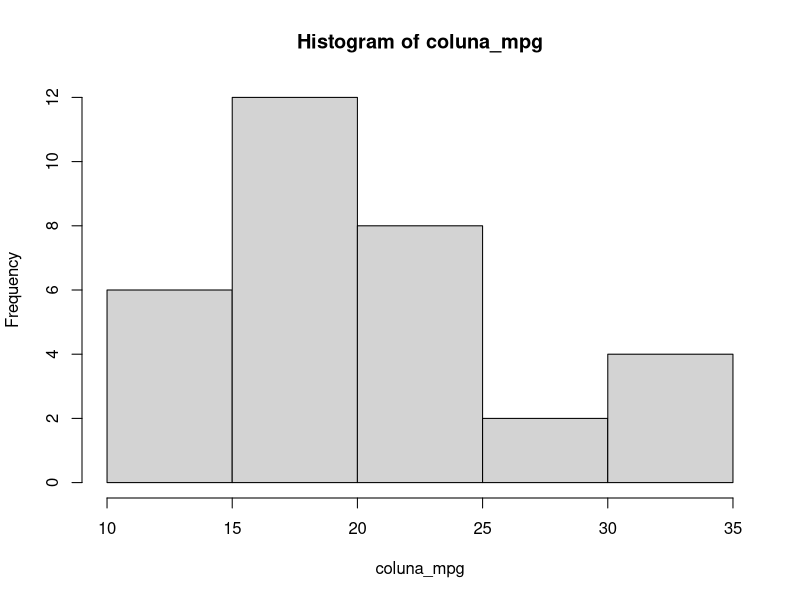
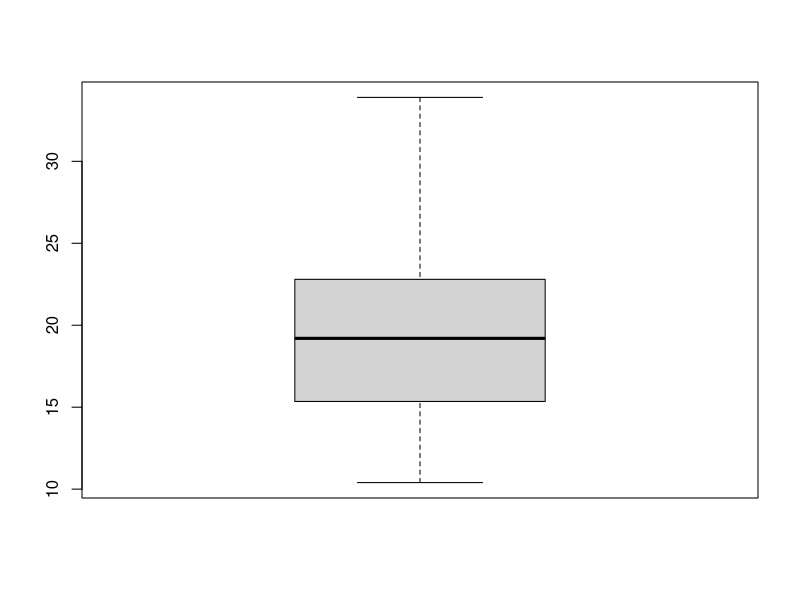
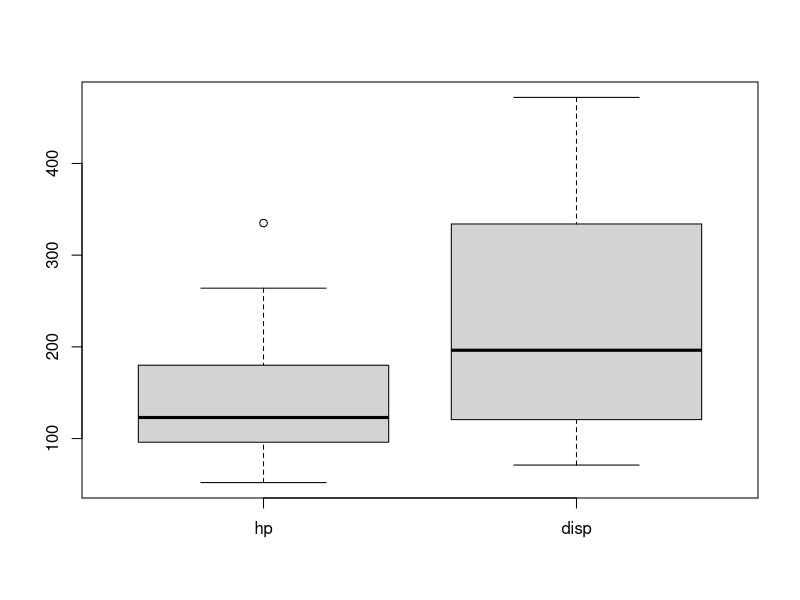
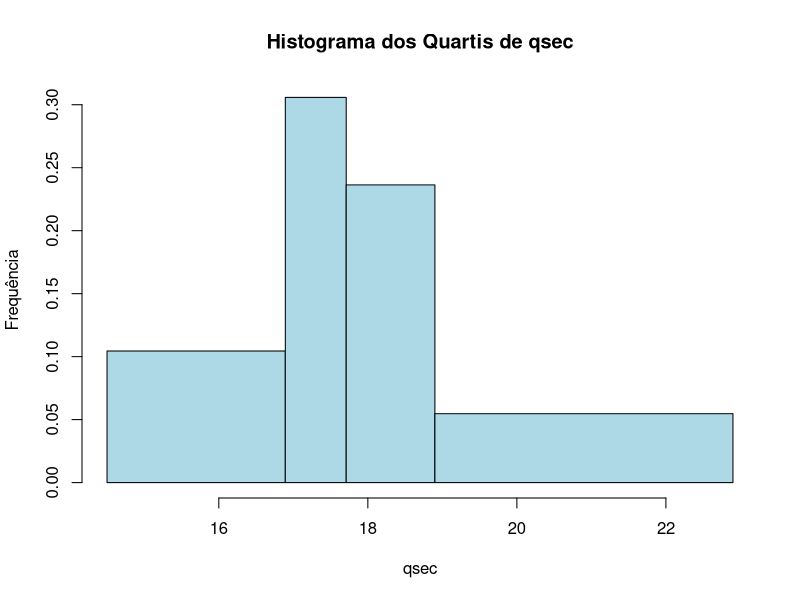
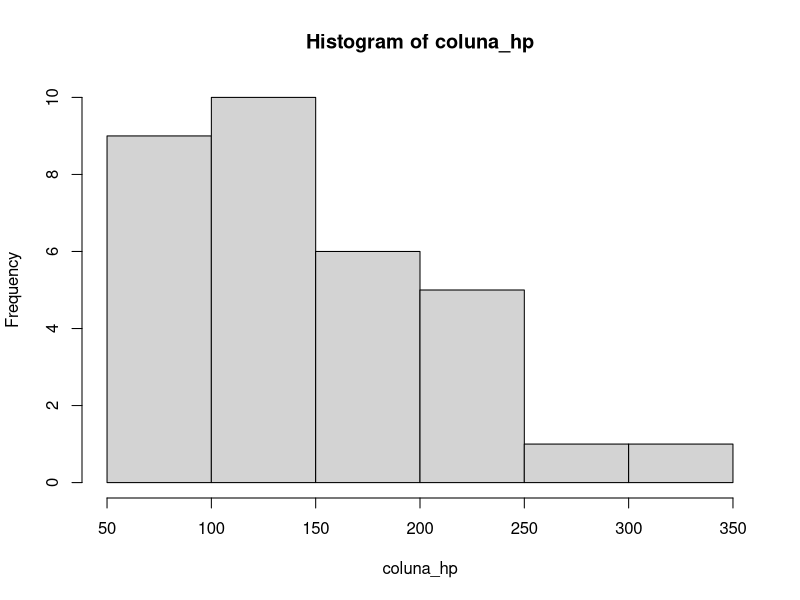

Write R code to recreate these figures, in order. (Note: this script raises an error after producing the figures.)
require(car)
require(dplyr)

## carregando base de dados (o csv)
data <- read.csv('mtcars.csv', sep = ';', dec = ',', encoding = "UTF-8")

## mostrar os dados em tabela
View(data)

## exibir as variaveis
glimpse(data)

## A) Com a coluna mpg que consta na base, calcular: mínimo e o máximo valor, média,
## mediana, desvio padrão, os quartis, construir o histograma e o boxplot e interpretar
## os resultados.


## pegando valor maximo da coluna mpg
coluna_mpg <- data$mpg
maximo <- max(coluna_mpg)
maximo

## pegando o valor mínimo da coluna mpg
minimo <- min(coluna_mpg)
minimo

## calculando a média da coluna mpg
media <- mean(coluna_mpg)
media

## calculando a mediana da coluna mpg
mediana <- median(coluna_mpg)
mediana

## calculando o desvio padrao da coluna mpg
desvio_padrao <- sd(coluna_mpg)
desvio_padrao

## calculando os quartis da coluna mpg
quartis <- quantile(coluna_mpg, c(0.25, 0.5, 0.75))
quartis

## construindo o histograma da coluna mpg
hist(coluna_mpg)

## construindo o boxplot da coluna mpg
boxplot(coluna_mpg)



## B) Gerar um gráfico boxplot com as colunas disp e hp.
coluna_disp <- data$disp
coluna_hp <- data$hp
  ### juntando as colunas
join_disp_hp <- list(coluna_hp,coluna_disp)
boxplot(join_disp_hp, names = c("hp","disp"))



## C) Com a coluna qsec, agrupe os dados em seus respectivos quartis, construir tabela
## com as frequências absolutas e relativas e suas respectivas acumuladas. Gerar o
## histograma e comentar o resultado obtido.
coluna_qsec <- data$qsec
  ## agrupando seus quartis
  quartis_qsec <- quantile(coluna_qsec, probs = c(0, 0.25, 0.5, 0.75, 1), na.rm = TRUE)
  ### calculando a frequencia absoluta da coluna qsec
  frequencia_abs_qsec <- table(coluna_qsec)
  frequencia_abs_qsec
  ### calculando a frequencia relativa da coluna qsec
  frequencia_rel_qsec <- prop.table(frequencia_abs_qsec)
  frequencia_rel_qsec
  ### construindo a tabela com a frequencia absoluta e a frequencia relativa
  tabela_frequencias <- data.frame(Frequencia_Absoluta = frequencia_abs_qsec, Frequencia_Relativa = frequencia_rel_qsec)
  tabela_frequencias
  
  ### calculando as frequências absolutas acumuladas e as frequências relativas acumuladas
  frequencia_absoluta_acumulada <- cumsum(frequencia_abs_qsec)
  frequencia_absoluta_acumulada
  frequencia_relativa_acumulada <- prop.table(frequencia_absoluta_acumulada)
  frequencia_relativa_acumulada
  
  ## gerando o histograma
  hist(coluna_qsec, breaks = quartis_qsec, main = "Histograma dos Quartis de qsec", xlab = "qsec", ylab = "Frequência", col = "lightblue", border = "black")
  
  ## d) Com a coluna hp, gerar um histograma, e elaborar uma tabela de frequência usando
  ## as classes sugeridas pelo histograma.
  
  # Gerando histograma
  coluna_hp <- data$hp
  hist(coluna_hp)
  
  # Passo 2: Construir a tabela de frequência usando as classes sugeridas
  classes_sugeridas <- histograma_hp$breaks
  tabela_frequencia <- cut(coluna_hp, breaks = classes_sugeridas, include.lowest = TRUE, labels = FALSE)
  tabela_frequencia <- table(tabela_frequencia)
  print(tabela_frequencia)
  
  
  # e) Com as colunas motor e marcha gerar a matriz com as respectivas frequências,
  # gerar os gráficos de barras motor x marcha e marcha x motor e interpretar os
  # resultados.
  
  # Passo 1: Gerar a matriz de frequências
  coluna_motor <- data$motor
  coluna_marcha <- data$marcha
  matriz_frequencias <- table(coluna_motor, coluna_marcha)
  # Passo 2: Criar os gráficos de barras motor x marcha e marcha x motor
  par(mfrow = c(1, 2))  # Organiza os gráficos em uma linha com 2 colunas
  # Gráfico de barras motor x marcha
  barplot(matriz_frequencias, beside = TRUE, legend.text = TRUE, col = rainbow(nrow(matriz_frequencias)), main = "Motor x Marcha", xlab = "Motor", ylab = "Frequência")
  # Gráfico de barras marcha x motor
  barplot(t(matriz_frequencias), beside = TRUE, legend.text = TRUE, col = rainbow(ncol(matriz_frequencias)), main = "Marcha x Motor", xlab = "Marcha", ylab = "Frequência")
  
  
  
